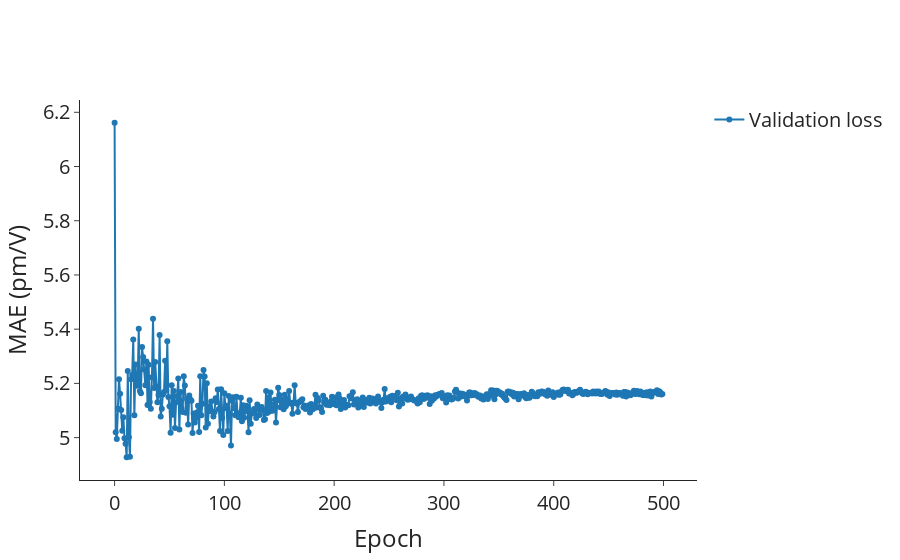

The notebook cell this image was saved under:
### Markdown cell above
## MAE

### Code cell
lr_val = go.Scatter(
    x=df_lr_epochs_first.index,
    y=df_lr_epochs_first["metric_val/MeanAbsoluteError/shg_tensor_full"],
    mode="lines+markers",
    name="Validation loss",
    showlegend=True,
)

# Layout
layout = go.Layout(
    # title=dict(text='Scatter Plot'),
    xaxis=dict(title="Epoch"),
    yaxis=dict(title="MAE (pm/V)"),
    # legend=dict(font=dict(size=12)),
)

# Create figure
fig = go.Figure(data=[lr_val], layout=layout)

fig.update_layout(
    autosize=True,
    font_size=20,
    # width=600,
    # height=600,
    # plot_bgcolor="white",
    template="simple_white",
)
fig.update_layout(
    xaxis=dict(
        # tickmode = 'array',
        # tickvals = [1, 2,3,4,5,6,7,8],
        # ticktext = ['One', 'Three', 'Five', 'Seven', 'Nine', 'Eleven']
        showgrid=False,
    ),
    yaxis=dict(
        # tickmode = 'array',
        # tickvals = [1, 2,3,4,5,6,7,8],
        # ticktext = ['One', 'Three', 'Five', 'Seven', 'Nine', 'Eleven']
        showgrid=False,
    ),
)

# Show figure
fig.show()

### Figure 1 — Plotly figure (JSON) as saved in the notebook; plotly's stock layout.template omitted (floating-point values rounded to 4 significant figures; data arrays with more than 128 entries replaced by an {"elided": "..."} marker saying what was removed)
{"data": [{"mode": "lines+markers", "name": "Validation loss", "showlegend": true, "type": "scatter", "x": {"elided": "500 int values"}, "y": {"elided": "500 float values"}}], "layout": {"autosize": true, "font": {"size": 20}, "xaxis": {"showgrid": false, "title": {"text": "Epoch"}}, "yaxis": {"showgrid": false, "title": {"text": "MAE (pm/V)"}}}}
